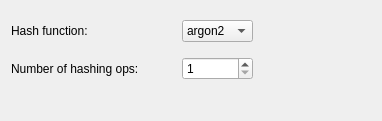
<?xml version="1.0" encoding="UTF-8"?>
<ui version="4.0">
 <class>Form</class>
 <widget class="QWidget" name="Form">
  <property name="geometry">
   <rect>
    <x>0</x>
    <y>0</y>
    <width>382</width>
    <height>121</height>
   </rect>
  </property>
  <property name="windowTitle">
   <string>Form</string>
  </property>
  <layout class="QVBoxLayout" name="verticalLayout_2">
   <item>
    <layout class="QHBoxLayout" name="horizontalLayout_4">
     <item>
      <layout class="QVBoxLayout" name="verticalLayout">
       <item>
        <layout class="QHBoxLayout" name="horizontalLayout">
         <item>
          <widget class="QLabel" name="label">
           <property name="minimumSize">
            <size>
             <width>165</width>
             <height>0</height>
            </size>
           </property>
           <property name="text">
            <string>Hash function:</string>
           </property>
          </widget>
         </item>
         <item>
          <widget class="QComboBox" name="hashTypeComboBox">
           <item>
            <property name="text">
             <string>argon2</string>
            </property>
           </item>
           <item>
            <property name="text">
             <string>bcrypt</string>
            </property>
           </item>
           <item>
            <property name="text">
             <string>scrypt</string>
            </property>
           </item>
           <item>
            <property name="text">
             <string>sha512</string>
            </property>
           </item>
          </widget>
         </item>
        </layout>
       </item>
       <item>
        <layout class="QHBoxLayout" name="horizontalLayout_2">
         <item>
          <widget class="QLabel" name="label_2">
           <property name="minimumSize">
            <size>
             <width>165</width>
             <height>0</height>
            </size>
           </property>
           <property name="text">
            <string>Number of hashing ops:</string>
           </property>
          </widget>
         </item>
         <item>
          <widget class="QSpinBox" name="opsNumSpinBox">
           <property name="minimum">
            <number>1</number>
           </property>
           <property name="maximum">
            <number>32</number>
           </property>
          </widget>
         </item>
        </layout>
       </item>
       <item>
        <layout class="QHBoxLayout" name="horizontalLayout_3">
         <item>
          <spacer name="horizontalSpacer">
           <property name="orientation">
            <enum>Qt::Horizontal</enum>
           </property>
           <property name="sizeHint" stdset="0">
            <size>
             <width>40</width>
             <height>20</height>
            </size>
           </property>
          </spacer>
         </item>
        </layout>
       </item>
      </layout>
     </item>
     <item>
      <spacer name="horizontalSpacer_2">
       <property name="orientation">
        <enum>Qt::Horizontal</enum>
       </property>
       <property name="sizeHint" stdset="0">
        <size>
         <width>40</width>
         <height>20</height>
        </size>
       </property>
      </spacer>
     </item>
    </layout>
   </item>
  </layout>
 </widget>
 <resources/>
 <connections/>
</ui>
